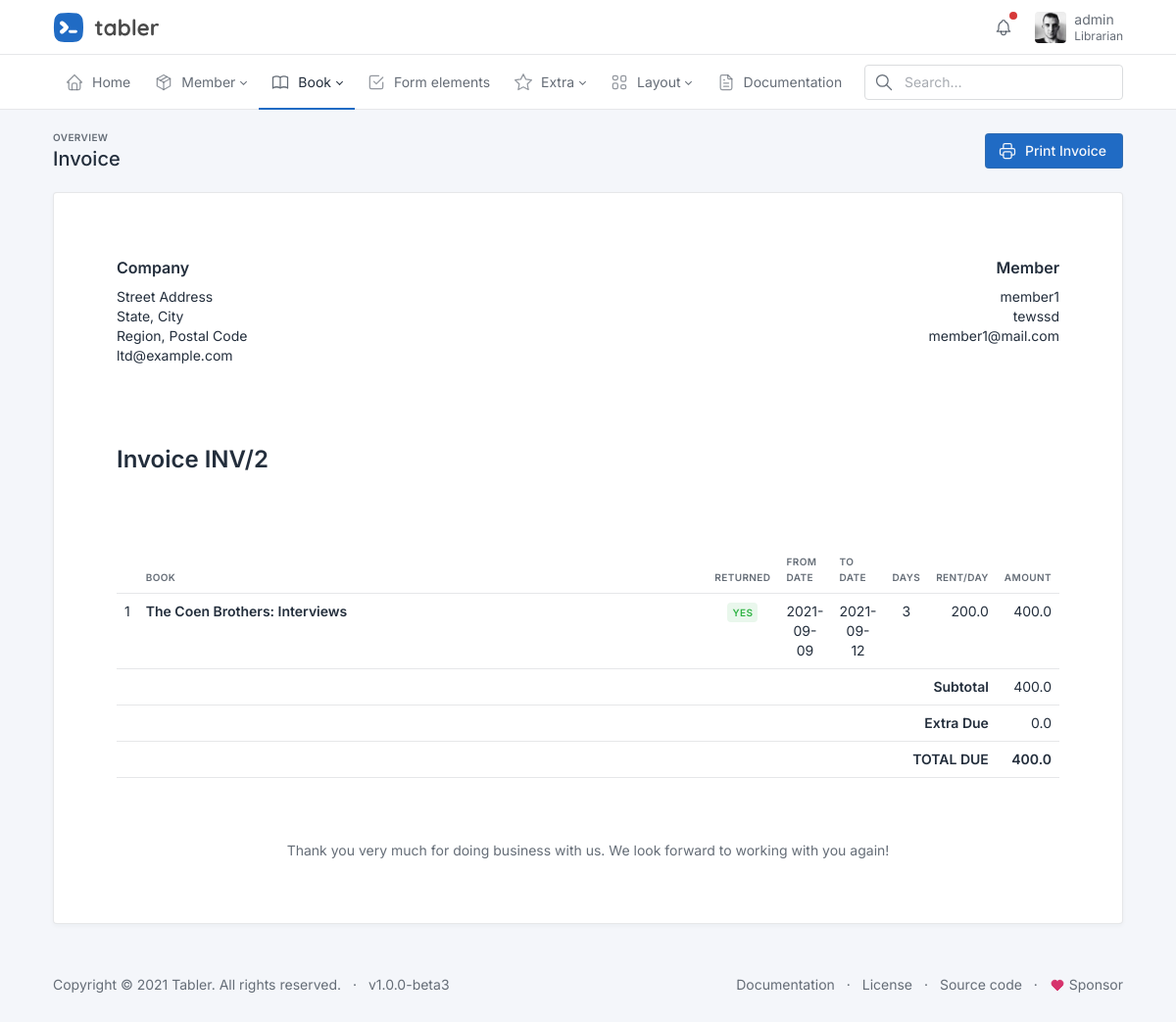
The app's page /book/2/invoice (signed in) with its own data.
### tables this page shows
CREATE TABLE user (
  id INTEGER PRIMARY KEY AUTOINCREMENT,
  username TEXT UNIQUE NOT NULL,
  password TEXT NOT NULL
);

CREATE TABLE members (
  id INTEGER PRIMARY KEY AUTOINCREMENT,
  name TEXT NOT NULL,
  status BOOLEAN DEFAULT TRUE,
  phone TEXT NOT NULL,
  email TEXT NOT NULL,
  dob DATE NOT NULL,
  gender CHARACTER(1),
  address TEXT NOT NULL,
  created_at TIMESTAMP NOT NULL DEFAULT CURRENT_TIMESTAMP
);

CREATE TABLE book_issued (
  id INTEGER PRIMARY KEY AUTOINCREMENT,
  bookID INTEGER NOT NULL,
  memberID INTEGER NOT NULL,
  rent_day FLOAT,
  total_rent FLOAT,
  issued_date TIMESTAMP NOT NULL DEFAULT CURRENT_TIMESTAMP,
  return_date DATE,
  is_returned BOOLEAN DEFAULT FALSE,
  note TEXT,
  extra_charge FLOAT DEFAULT 0,
  FOREIGN KEY (memberID) REFERENCES members (id),
  FOREIGN KEY (bookID) REFERENCES books (id)
);

CREATE TABLE books (
  id INTEGER PRIMARY KEY AUTOINCREMENT,
  bookID INTEGER,
  title TEXT NOT NULL,
  authors TEXT NOT NULL,
  average_rating FLOAT,
  isbn TEXT,
  isbn13 TEXT,
  language_code TEXT,
  num_pages INTEGER,
  ratings_count INTEGER,
  text_reviews_count INTEGER,
  publication_date DATE,
  publisher TEXT NOT NULL,
  book_count INTEGER,
  rent_day FLOAT,
  created_at TIMESTAMP NOT NULL DEFAULT CURRENT_TIMESTAMP
);

### flaskr/book.py (the view)
@bp.route('/<int:issueId>/invoice',methods=('GET', 'POST'))
@login_required
def showInvoice(issueId):
    booksIssued = getBookIssueData(0,0,0,{},issueId)
    if(booksIssued):
        issueDate = datetime.strptime(booksIssued['issued_date'], '%Y-%m-%d %H:%M:%S').date()
        returnDate = datetime.strptime(booksIssued['return_date'], '%Y-%m-%d').date()
        booksIssued['fromDate'] = issueDate
        booksIssued['toDate'] = returnDate
        deltaDays = returnDate - issueDate
        booksIssued['noOfDays']=deltaDays.days
        booksIssued['total']=booksIssued['total_rent']+booksIssued['extra_charge']
    return render_template('book/invoice.html',data = booksIssued)

### flaskr/auth.py (called while the page is built)
@bp.before_app_request
def load_logged_in_user():
    user_id = session.get('user_id')
    if user_id is None:
        g.user = None
    else:
        g.user = get_db().execute(
            'SELECT * FROM user WHERE id = ?', (user_id,)
        ).fetchone()

def login_required(view):
    @functools.wraps(view)
    def wrapped_view(**kwargs):
        if g.user is None:
            return redirect(url_for('auth.login'))
        return view(**kwargs)
    return wrapped_view

### flaskr/db.py (called while the page is built)
def get_db():
    if 'db' not in g:
        g.db = sqlite3.connect(
            current_app.config['DATABASE'],
            detect_types=sqlite3.PARSE_DECLTYPES
        )
        g.db.row_factory = sqlite3.Row
    return g.db

def get_db_dict():
    db = sqlite3.connect(current_app.config['DATABASE'])
    db.row_factory = dict_factory
    cur = db.cursor()
    return cur

def dict_factory(cursor, row):
    d = {}
    for idx, col in enumerate(cursor.description):
        d[col[0]] = row[idx]
    return d

### flaskr/templates/book/invoice.html (shortened to what this page needs)
{% extends 'dashboard-base.html' %}
{% block pageTitle %}
Invoice
{% endblock %}
{% block pageTitleBtn %}
<div class="col-auto ms-auto d-print-none">
    <button type="button" class="btn btn-primary" onclick="javascript:window.print();">
      Print Invoice
    </button>
</div>
{% endblock %}
{% block content %}
<div class="page-body">
    <div class="container-xl">
      <div class="card card-lg">
        <div class="card-body">
          <div class="row">
            <div class="col-6">
              <p class="h3">Company</p>
              <address>
                Street Address<br>
                State, City<br>
                Region, Postal Code<br>
                ltd@example.com
              </address>
            </div>
            <div class="col-6 text-end">
              <p class="h3">Member</p>
              <address>
                {{ data.name }}<br>
                {{ data.address }}<br>
                {{ data.email }}
              </address>
            </div>
            <div class="col-12 my-5">
              <h1>Invoice INV/{{data.issueId}}</h1>
            </div>
          </div>
          <table class="table table-transparent table-responsive">
            <thead>
              <tr>
                <th class="text-center" style="width: 1%"></th>
                <th>Book</th>
                <th style="width: 1%">Returned</th>
                <th style="width: 2%">From Date</th>
                <th style="width: 2%">To Date</th>
                <th class="text-center" style="width: 1%">Days</th>
                <th class="text-end" style="width: 1%">Rent/day</th>
                <th class="text-end" style="width: 1%">Amount</th>
              </tr>
            </thead>
            <tr>
              <td class="text-center">1</td>
              <td>
                <p class="strong mb-1">{{ data.title }}</p>
              </td>
              <td class="text-center">
                {% if data.is_returned %}
                <span class="badge bg-green-lt">Yes</span>
                {% else %}
                <span class="badge bg-red-lt">No</span>
                {% endif %}
              </td>
              <td class="text-center">
                {{ data.fromDate }}
              </td>
              <td class="text-center">
                {{ data.toDate }}
              </td>
              <td class="text-center">
                {{ data.noOfDays }}
              </td>
              <td class="text-end">{{ data.rent_day }}</td>
              <td class="text-end">{{ data.total_rent }}</td>
            </tr>
            <tr>
              <td colspan="7" class="strong text-end">Subtotal</td>
              <td class="text-end">{{ data.total_rent }}</td>
            </tr>
            <tr>
              <td colspan="7" class="strong text-end">Extra Due</td>
              <td class="text-end">{{ data.extra_charge }}</td>
            </tr>
            <tr>
              <td colspan="7" class="font-weight-bold text-uppercase text-end">Total Due</td>
              <td class="font-weight-bold text-end">{{ data.total  }}</td>
            </tr>
          </table>
          <p class="text-muted text-center mt-5">Thank you very much for doing business with us. We look forward to working with
            you again!</p>
        </div>
      </div>
    </div>
  </div>
{% endblock %}

### flaskr/templates/dashboard-base.html (shortened to what this page needs)
<!doctype html>
<html lang="en">
  <head>
    <link href="{{ url_for('static', filename='dist/css/tabler.min.css') }}" rel="stylesheet"/>
    <link href="{{ url_for('static', filename='dist/css/tabler-flags.min.css') }}" rel="stylesheet"/>
    <link href="{{ url_for('static', filename='dist/css/tabler-payments.min.css') }}" rel="stylesheet"/>
    <link href="{{ url_for('static', filename='dist/css/tabler-vendors.min.css') }}" rel="stylesheet"/>
    <link href="{{ url_for('static', filename='dist/css/demo.min.css') }}" rel="stylesheet"/>
  </head>
<body class="antialiased">
  <div class="wrapper">
    <div class="sticky-top">
      <header class="navbar navbar-expand-md navbar-light sticky-top d-print-none">
        <div class="container-xl">
          <h1 class="navbar-brand navbar-brand-autodark d-none-navbar-horizontal pe-0 pe-md-3">
            <a href=".">
              <img src="/static/static/logo.svg" width="110" height="32" alt="Tabler" class="navbar-brand-image">
            </a>
          </h1>
          <div class="navbar-nav flex-row order-md-last">
            <div class="nav-item dropdown d-none d-md-flex me-3">
              <a href="#" class="nav-link px-0" data-bs-toggle="dropdown" tabindex="-1" aria-label="Show notifications">
                <span class="badge bg-red"></span>
              </a>
            </div>
            <div class="nav-item dropdown">
              {% if g.user %}
                <a href="#" class="nav-link d-flex lh-1 text-reset p-0" data-bs-toggle="dropdown" aria-label="Open user menu">
                  <span class="avatar avatar-sm" style="background-image: url(/static/static/avatars/000m.jpg)"></span>
                  <div class="d-none d-xl-block ps-2">
                    <div>{{ g.user['username'] }}</div>
                    <div class="mt-1 small text-muted">Librarian</div>
                  </div>
                </a>
              {% endif %}
            </div>
          </div>
        </div>
      </header>
      <div class="navbar-expand-md">
        <div class="collapse navbar-collapse" id="navbar-menu">
          <div class="navbar navbar-light">
            <div class="container-xl">
              <ul class="navbar-nav">
                <li class="nav-item {% if request.blueprint=='home' %} active {% endif %}" >
                  <a class="nav-link" href="{{ url_for('index') }}" >
                    <span class="nav-link-icon d-md-none d-lg-inline-block">
                    </span>
                    <span class="nav-link-title">
                      Home
                    </span>
                  </a>
                </li>
                <li class="nav-item dropdown {% if request.blueprint=='member' %} active {% endif %}">
                  <a class="nav-link dropdown-toggle" href="#navbar-base" data-bs-toggle="dropdown" role="button" aria-expanded="false" >
                    <span class="nav-link-icon d-md-none d-lg-inline-block">
                    </span>
                    <span class="nav-link-title">
                      Member
                    </span>
                  </a>
                </li>
                <li class="nav-item dropdown {% if request.blueprint=='book' %} active {% endif %}">
                  <a class="nav-link dropdown-toggle" href="#navbar-base" data-bs-toggle="dropdown" role="button" aria-expanded="false" >
                    <span class="nav-link-icon d-md-none d-lg-inline-block">
                    </span>
                    <span class="nav-link-title">
                      Book
                    </span>
                  </a>
                </li>
                <li class="nav-item">
                  <a class="nav-link" href="./form-elements.html" >
                    <span class="nav-link-icon d-md-none d-lg-inline-block">
                    </span>
                    <span class="nav-link-title">
                      Form elements
                    </span>
                  </a>
                </li>
                <li class="nav-item dropdown">
                  <a class="nav-link dropdown-toggle" href="#navbar-extra" data-bs-toggle="dropdown" role="button" aria-expanded="false" >
                    <span class="nav-link-icon d-md-none d-lg-inline-block">
                    </span>
                    <span class="nav-link-title">
                      Extra
                    </span>
                  </a>
                </li>
                <li class="nav-item dropdown">
                  <a class="nav-link dropdown-toggle" href="#navbar-layout" data-bs-toggle="dropdown" role="button" aria-expanded="false" >
                    <span class="nav-link-icon d-md-none d-lg-inline-block">
                    </span>
                    <span class="nav-link-title">
                      Layout
                    </span>
                  </a>
                </li>
                <li class="nav-item">
                  <a class="nav-link" href="./docs/index.html" >
                    <span class="nav-link-icon d-md-none d-lg-inline-block">
                    </span>
                    <span class="nav-link-title">
                      Documentation
                    </span>
                  </a>
                </li>
              </ul>
              <div class="my-2 my-md-0 flex-grow-1 flex-md-grow-0 order-first order-md-last">
                <form action="." method="get">
                  <div class="input-icon">
                    <span class="input-icon-addon">
                    </span>
                    <input type="text" class="form-control" placeholder="Search…" aria-label="Search in website">
                  </div>
                </form>
              </div>
            </div>
          </div>
        </div>
      </div>
    </div>
    <div class="page-wrapper">
      <div class="container-xl">
        <div class="page-header d-print-none">
          <div class="row align-items-center">
            <div class="col">
              <div class="page-pretitle">
                Overview
              </div>
              <h2 class="page-title">
                {% block pageTitle %}{% endblock %}
              </h2>
            </div>
            {% block pageTitleBtn %}{% endblock %}
          </div>
        </div>
      </div>
        {% block content %}{% endblock %}
        <footer class="footer footer-transparent d-print-none">
          <div class="container">
            <div class="row text-center align-items-center flex-row-reverse">
              <div class="col-lg-auto ms-lg-auto">
                <ul class="list-inline list-inline-dots mb-0">
                  <li class="list-inline-item"><a href="./docs/index.html" class="link-secondary">Documentation</a></li>
                  <li class="list-inline-item"><a href="./license.html" class="link-secondary">License</a></li>
                  <li class="list-inline-item"><a href="https://github.com/tabler/tabler" target="_blank" class="link-secondary" rel="noopener">Source code</a></li>
                  <li class="list-inline-item">
                    <a href="https://github.com/sponsors/codecalm" target="_blank" class="link-secondary" rel="noopener">
                      Sponsor
                    </a>
                  </li>
                </ul>
              </div>
              <div class="col-12 col-lg-auto mt-3 mt-lg-0">
                <ul class="list-inline list-inline-dots mb-0">
                  <li class="list-inline-item">
                    Copyright &copy; 2021
                    <a href="." class="link-secondary">Tabler</a>.
                    All rights reserved.
                  </li>
                  <li class="list-inline-item">
                    <a href="./changelog.html" class="link-secondary" rel="noopener">v1.0.0-beta3</a>
                  </li>
                </ul>
              </div>
            </div>
          </div>
        </footer>
      </div>
    </div>
  </body>
</html>

### records on screen
user: user.username "admin"
members: name "member1", address "tewssd", email "member1@mail.com"
book_issued: issueId "2", total_rent "400.0", extra_charge "0.0"
books: title "The Coen Brothers: Interviews", rent_day "200.0"

### other values on screen
{{ data.fromDate }} "2021-09-09"
{{ data.toDate }} "2021-09-12"
{{ data.noOfDays }} "3"
{{ data.total }} "400.0"
